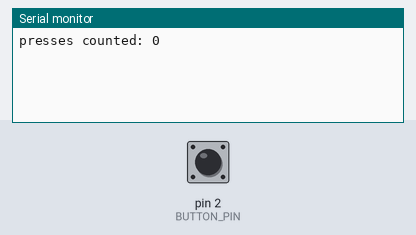
Simulated run of this sketch. Board: Arduino Uno, built with avr-gcc and run on an emulated ATmega328P. Parts: the last lines printed to the serial monitor. The inputs (shaded band) are chosen by the test bench; at power-on: pin 2 (BUTTON_PIN) HIGH.

Above: at 1.2 s.
1.3 s: pin 2 (BUTTON_PIN) pulled LOW for 0.15 s
At 2.7 s:
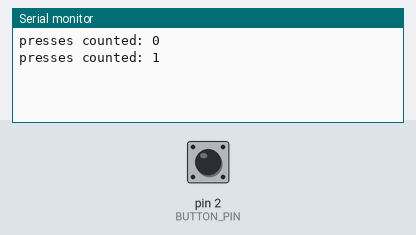
2.9 s: pin 2 (BUTTON_PIN) pulled LOW for 1 s
At 3.7 s:
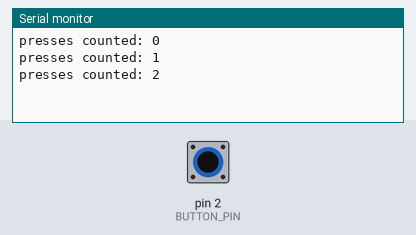
5.4 s: pin 2 (BUTTON_PIN) pulled LOW for 0.15 s
At 6.8 s:
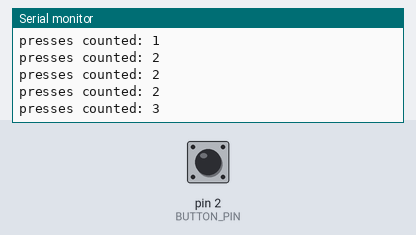
Timing chart, 0 to 8.4 s (numbered marks = the images above; inputs shaded):
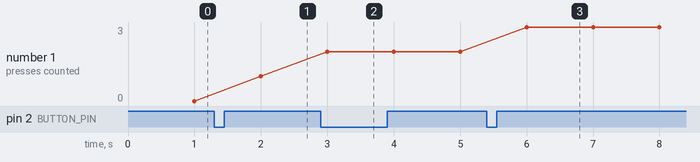

The sketch:

count_raw.ino
```cpp
// count_raw.ino - count button presses by watching for HIGH-to-LOW changes, with no debouncing
const int BUTTON_PIN = 2;

int lastLevel = HIGH;                  // the level on the previous pass of loop()
long presses = 0;
unsigned long lastReport = 0;

void setup() {
  Serial.begin(9600);
  pinMode(BUTTON_PIN, INPUT_PULLUP);
}

void loop() {
  int level = digitalRead(BUTTON_PIN);
  if (lastLevel == HIGH && level == LOW) {   // it WAS free and IS now pressed: an edge
    presses++;
  }
  lastLevel = level;                   // remember this level for the next pass

  if (millis() - lastReport >= 1000) {
    lastReport = millis();
    Serial.print("presses counted: ");
    Serial.println(presses);
  }
}
```

Measured:
- after the input at 1.3 s, the serial monitor: prints a new line after 0.70 s (image 1)
- after the input at 2.9 s, the serial monitor: prints a new line after 0.10 s (image 2)
- after the input at 5.4 s, the serial monitor: prints a new line after 0.60 s (image 3)
- plotted number 1: 0 → 1 after the input at 1.3 s, 1 → 2 after the input at 2.9 s, 2 → 3 after the input at 5.4 s
